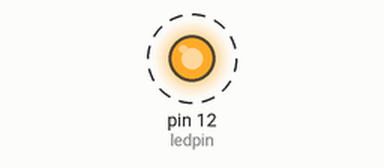
This sketch was run on a simulated Arduino Uno, built with avr-gcc and run on an emulated ATmega328P. On the bench: output pins drawn as LEDs (lit = HIGH). Dashed ring = blinking. What the sketch prints to the serial monitor is not drawn.

Above: at 0.5 s.
Timing chart, 0 to 4.6 s (numbered marks = the images above):
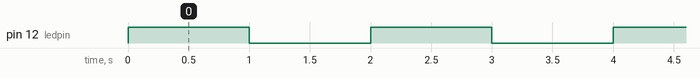

Measured:
- by itself, pin 12 (ledpin): alternates HIGH for 1.0 s and LOW for 1.0 s

The sketch:

baseline.ino
```cpp
const int ledpin = 12;        // LED connected to pin 12

void setup() {
  Serial.begin(57600);
  pinMode(ledpin, OUTPUT);    // Regular C++ pinMode
  //asm ( "SBI 0x04, 4 " );   // Assembly pinMode
  //DDRB = 0b00010000;        // Direct port manipulation pinMode
}

void loop() {
  long start = micros();
  digitalWrite(ledpin, HIGH);   // turn on LED
  delay(1000);
  digitalWrite(ledpin, LOW);    // turn off LED
  delay(1000);
  long end = micros();
  Serial.println((end-start));
}
```
